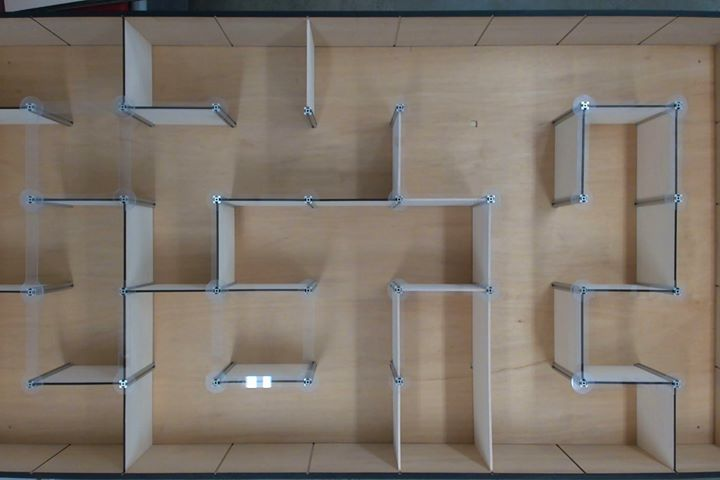
%> input picture Vision/_ass1/PSE2_Example_Images/maze.jpg, 720 x 480 px
$ octave testing.m   (GNU Octave 9; MATLAB toolbox functions it lacks are replaced by stand-ins)
%> lines starting %> are read from the running program, lines starting %| are printed output that depends on the picture

rgb = (imread('PSE2_Example_Images\maze.jpg'));
%> rgb is the input picture: size 480x720x3 uint8; mean R, G, B 127.3, 117.5, 107.5
imshow(rgb)

I = (rgb2gray(rgb));
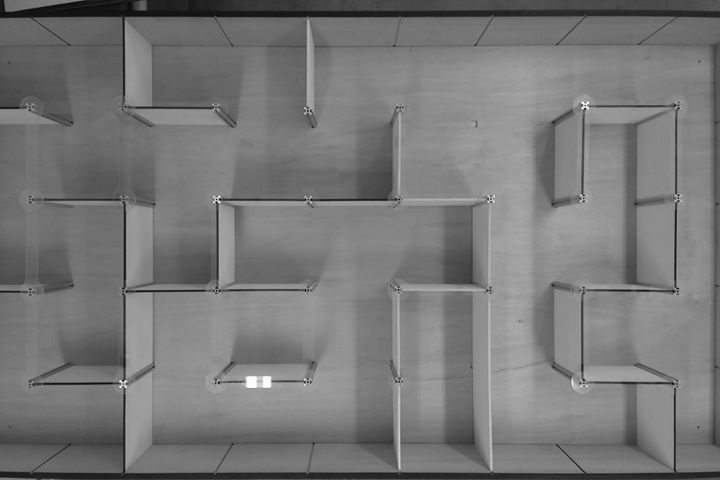
%> I: size 480x720 uint8; min 4, max 255, mean 119.3
imshow(I)
%
% text(732,501,'Image courtesy of Corel(R)',...
%      'FontSize',7,'HorizontalAlignment','right')
[gmag, gdir] = imgradient(I);
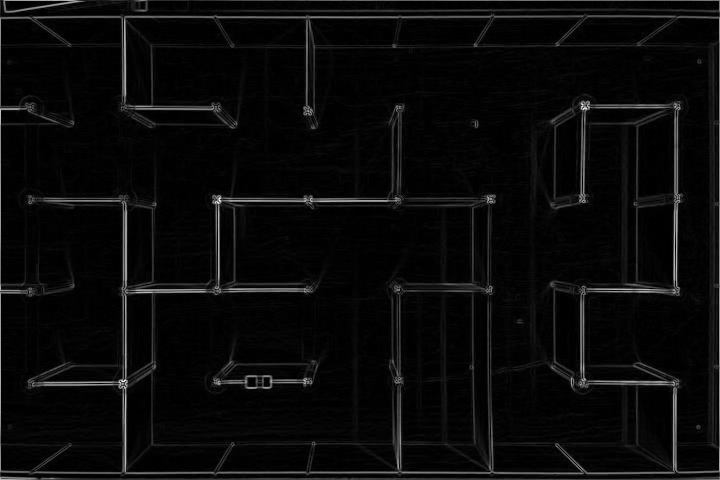
%> gmag: size 480x720 double; min 0, max 719.5, mean 29.3; drawn with min black and max white
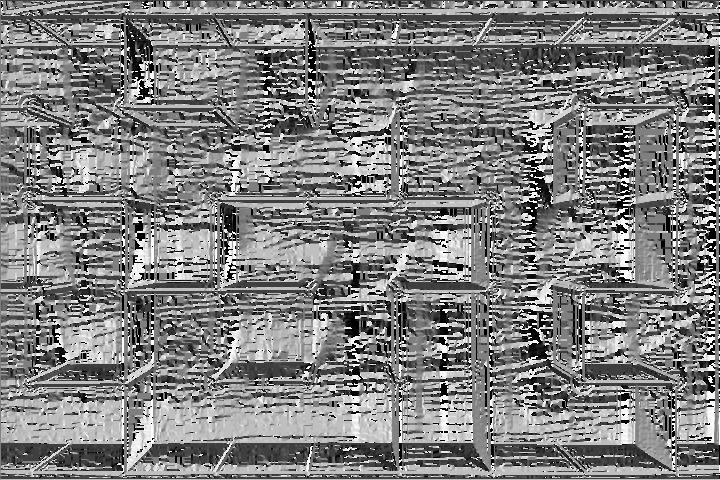
%> gdir: size 480x720 double; min -180, max 179.9, mean 1; drawn with min black and max white
imshow(gmag,[])
title('Gradient Magnitude')
% [10 lines of commented-out code are left out]

$ run again, with Vision/_ass1/PSE2_Example_Images/zEXAMPLE.jpg copied over Vision/_ass1/PSE2_Example_Images/maze.jpg
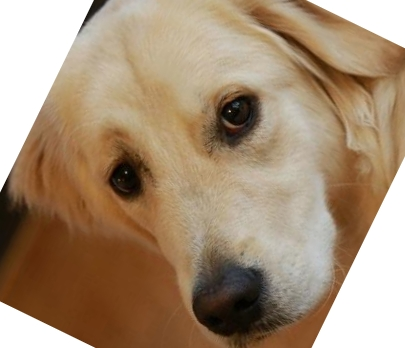
%> input picture Vision/_ass1/PSE2_Example_Images/zEXAMPLE.jpg, 405 x 348 px
%> rgb is the input picture: size 348x405x3 uint8; mean R, G, B 166, 142.1, 116.7
%> `[gmag, gdir] = imgradient(I);`:
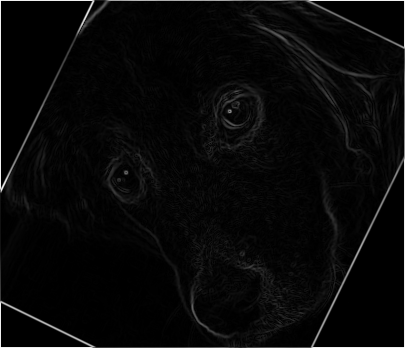
%> gmag: size 348x405 double; min 0, max 1081.9, mean 36.2; drawn with min black and max white
%> `[gmag, gdir] = imgradient(I);`:
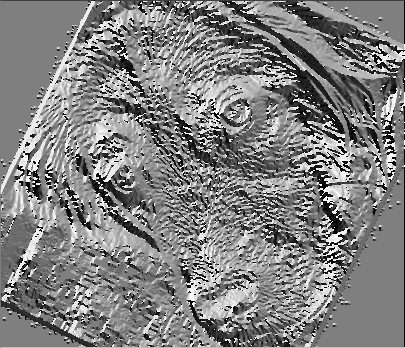
%> gdir: size 348x405 double; min -180, max 179.9, mean 2.6; drawn with min black and max white
